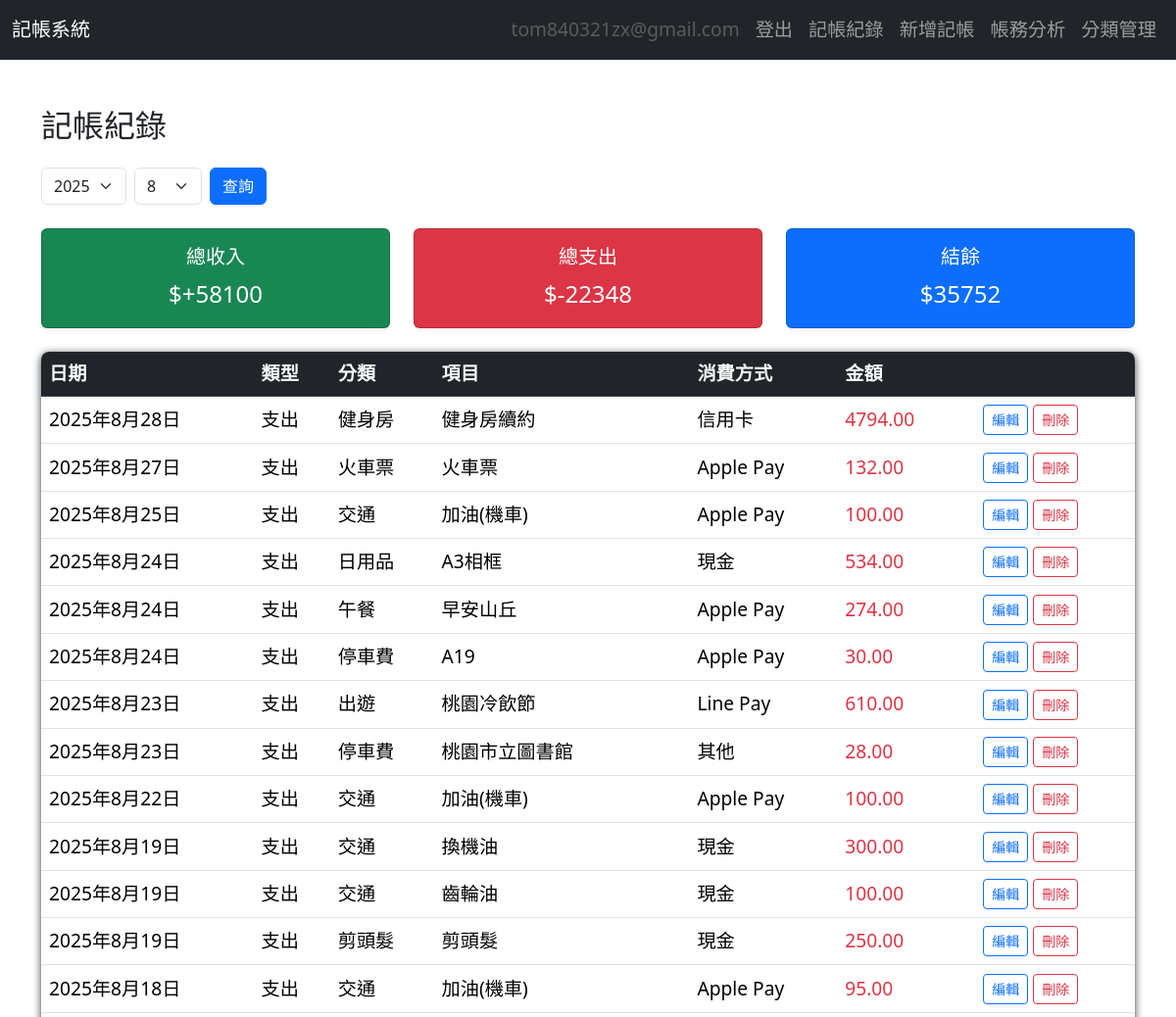
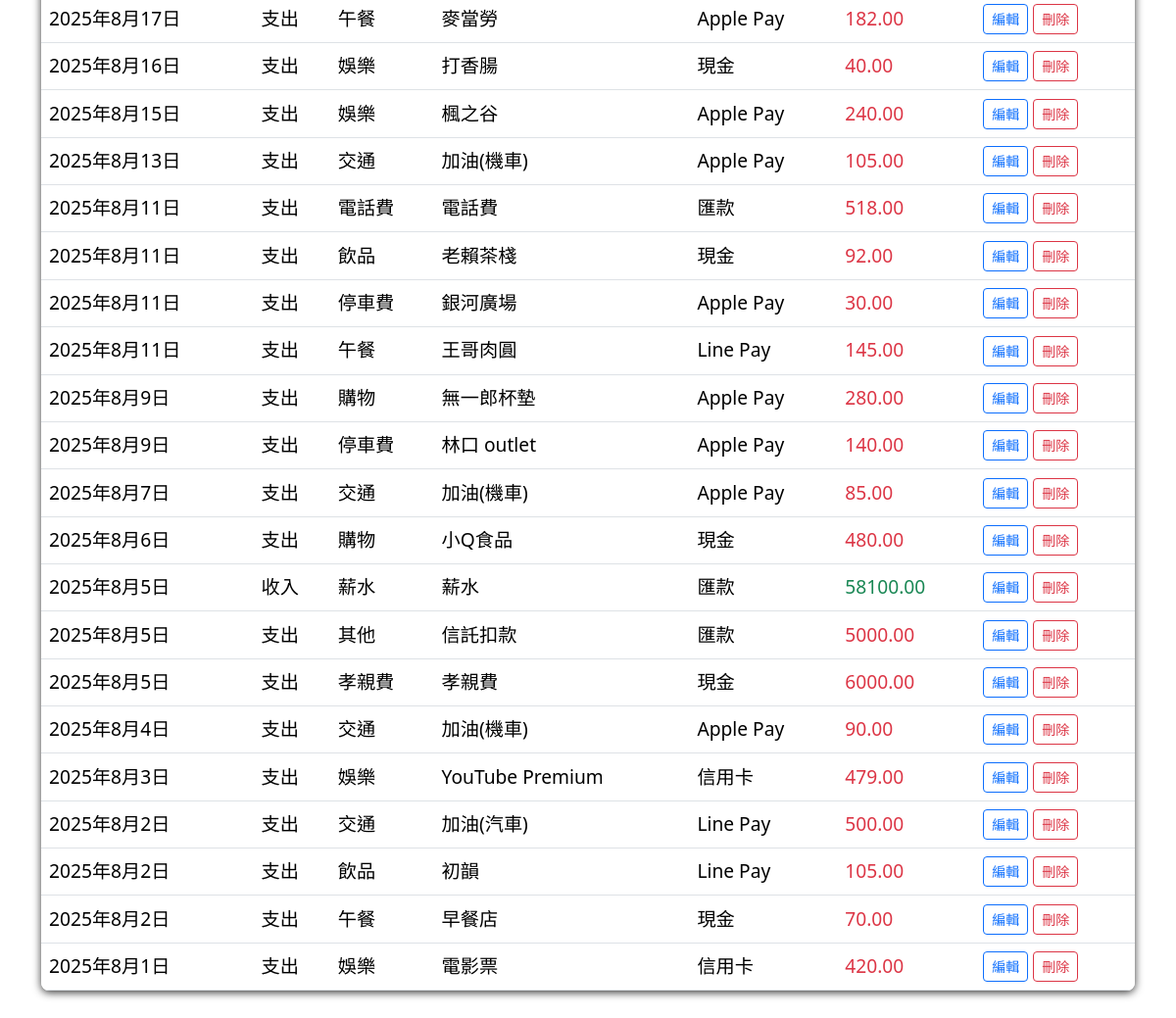
The page /records/ (signed in) on the database its author committed (2 pictures, top to bottom).
### spend_record/models.py (models this page shows, shortened)
class Record(models.Model):
    RECORD_TYPE = [('income', '收入'), ('expense', '支出')]
    PAYMENT_METHODS = [
        ('cash', '現金'),
        ('card', '信用卡'),
        ('Apple Pay', 'Apple Pay'),
        ('Line Pay', 'Line Pay'),
        ('bank', '匯款'),
        ('other', '其他'),
    ]
    user = models.ForeignKey(User, on_delete=models.CASCADE)
    category = models.ForeignKey(Category, on_delete=models.SET_NULL, null=True)
    record_type = models.CharField(max_length=10, choices=RECORD_TYPE)
    name = models.CharField(max_length=255)
    amount = models.DecimalField(max_digits=10, decimal_places=2)
    date = models.DateField()
    payment_method = models.CharField(max_length=20, choices=PAYMENT_METHODS, default='cash')
    note = models.TextField(blank=True, null=True)
    created_at = models.DateTimeField(auto_now_add=True)

class Category(models.Model):
    name = models.CharField(max_length=100)
    user = models.ForeignKey(User, on_delete=models.CASCADE)
    def __str__(self):
        return self.name

### spend_record/views.py (the view)
# urls.py: path('records/', views.record_list, name='record_list'),
@login_required
def record_list(request):
    today = date.today()
    year = int(request.GET.get('year', today.year))
    month = int(request.GET.get('month', today.month))
    records = Record.objects.filter(
        user=request.user,
        date__year=year,
        date__month=month
    ).order_by('-date')
    total_income = records.filter(record_type='income').aggregate(Sum('amount'))['amount__sum'] or 0
    total_expense = records.filter(record_type='expense').aggregate(Sum('amount'))['amount__sum'] or 0
    balance = total_income - total_expense
    available_years = (
        Record.objects.filter(user=request.user)
        .annotate(year=ExtractYear('date'))
        .values_list('year', flat=True)
        .distinct()
        .order_by('-year')  # 可選：年份由新到舊
    )
    months = range(1, 13)
    return render(request, 'spend_record/records.html', {
        'records': records,
        'selected_year': year,
        'selected_month': month,
        'years': available_years,
        'months': months,
        'total_income': total_income,
        'total_expense': total_expense,
        'balance': balance,
    })

### templates/spend_record/records.html (shortened to what this page needs)
{% extends 'base.html' %}
{% block content %}
<div class="container mt-5">
  <h2 class="mb-4">記帳紀錄</h2>
  <form method="get" class="row g-2 mb-4">
    <div class="col-auto">
      <select name="year" class="form-select">
        {% for y in years %}
          <option value="{{ y }}" {% if selected_year == y %}selected{% endif %}>{{ y }}</option>
        {% endfor %}
      </select>
    </div>
    <div class="col-auto">
      <select name="month" class="form-select">
        {% for m in months %}
          <option value="{{ m }}" {% if selected_month == m %}selected{% endif %}>{{ m }}</option>
        {% endfor %}
      </select>
    </div>
    <div class="col-auto">
      <button type="submit" class="btn btn-primary">查詢</button>
    </div>
  </form>
  <div class="row mb-4">
    <div class="col-md-4">
      <div class="card summary-card shadow-sm text-white bg-success">
        <div class="card-body text-center">
          <h5 class="card-title">總收入</h5>
          <p class="card-text fs-4">$+{{ total_income|floatformat:0 }}</p>
        </div>
      </div>
    </div>
    <div class="col-md-4">
      <div class="card summary-card shadow-sm text-white bg-danger">
        <div class="card-body text-center">
          <h5 class="card-title">總支出</h5>
          <p class="card-text fs-4">$-{{ total_expense|floatformat:0 }}</p>
        </div>
      </div>
    </div>
    <div class="col-md-4">
      <div class="card summary-card shadow-sm text-white bg-primary">
        <div class="card-body text-center">
          <h5 class="card-title">結餘</h5>
          <p class="card-text fs-4">
            ${{ balance|floatformat:0 }}
          </p>
        </div>
      </div>
    </div>
  </div>
  <div class="custom-table-card mb-5">
    <table class="table table-hover custom-table mb-0">
      <thead class="table-dark">
        <tr>
          <th>日期</th>
          <th>類型</th>
          <th>分類</th>
          <th>項目</th>
          <th>消費方式</th>
          <th>金額</th>
          <th></th>
        </tr>
      </thead>
      <tbody>
        {% for record in records %}
        <tr>
          <td>{{ record.date }}</td>
          <td>{{ record.get_record_type_display }}</td>
          <td>{{ record.category }}</td>
          <td>{{ record.name }}</td>
          <td>{{ record.get_payment_method_display }}</td>
          <td class="{% if record.record_type == 'expense' %}text-danger{% else %}text-success{% endif %}">
            {{ record.amount }}
          </td>
          <td>
            <a href="{% url 'edit_record' record.id %}" class="btn btn-sm btn-outline-primary">編輯</a>
            <a href="{% url 'delete_record' record.id %}" class="btn btn-sm btn-outline-danger"
              onclick="return confirm('確定要刪除這筆紀錄？')">刪除</a>
          </td>
        </tr>
        {% empty %}
        <tr><td colspan="5">尚無紀錄</td></tr>
        {% endfor %}
      </tbody>
    </table>
  </div>
</div>
{% endblock %}

### templates/base.html (shortened to what this page needs)
<!DOCTYPE html>
<html lang="zh-TW">
<head>
  <link href="https://cdn.jsdelivr.net/npm/bootstrap@5.3.3/dist/css/bootstrap.min.css" rel="stylesheet">
</head>
<body>
  <nav class="navbar navbar-expand-lg navbar-dark bg-dark">
    <div class="container-fluid">
      <a class="navbar-brand" href="#">記帳系統</a>
      <div class="navbar-nav ms-auto">
        {% if user.is_authenticated %}
          <span class="nav-link disabled">{{ user.email }}</span>
          <a class="nav-link" href="{% url 'logout' %}">登出</a>
        {% else %}
          <a class="nav-link" href="{% url 'login' %}">登入</a>
          {% comment %} <a class="nav-link" href="{% url 'account_signup' %}">註冊</a> {% endcomment %}
        {% endif %}
      </div>
      <div class="navbar-nav">
        <a class="nav-link" href="{% url 'record_list' %}">記帳紀錄</a>
        <a class="nav-link" href="{% url 'add_record' %}">新增記帳</a>
        <a class="nav-link" href="{% url 'analysis' %}">帳務分析</a>
        <a class="nav-link" href="{% url 'category_list' %}">分類管理</a>
      </div>
    </div>
  </nav>
  {% block content %}{% endblock %}
</body>
</html>

### templates/spend_record/records.html (style rules this page uses)
.custom-table-card { border-radius: 8px; box-shadow: 0 2px 8px rgba(0, 0, 0, 0.8); overflow: hidden; background-color: #ffffff; }
.custom-table thead { background-color: #f1f5f9; }
.custom-table th, .custom-table td { vertical-align: middle; }
.custom-table th { font-weight: 600; color: #f8f9fa; }

### rows shown on the page
Record: date "2025年8月28日", record_type "支出", category "健身房", name "健身房續約", payment_method "信用卡", amount "4794.00"
Record: date "2025年8月27日", record_type "支出", category "火車票", name "火車票", payment_method "Apple Pay", amount "132.00"
Record: date "2025年8月25日", record_type "支出", category "交通", name "加油(機車)", payment_method "Apple Pay", amount "100.00"
Record: date "2025年8月24日", record_type "支出", category "日用品", name "A3相框", payment_method "現金", amount "534.00"
Record: date "2025年8月24日", record_type "支出", category "午餐", name "早安山丘", payment_method "Apple Pay", amount "274.00"
Record: date "2025年8月24日", record_type "支出", category "停車費", name "A19", payment_method "Apple Pay", amount "30.00"
Record: date "2025年8月23日", record_type "支出", category "出遊", name "桃園冷飲節", payment_method "Line Pay", amount "610.00"
Record: date "2025年8月23日", record_type "支出", category "停車費", name "桃園市立圖書館", payment_method "其他", amount "28.00"
Record: date "2025年8月22日", record_type "支出", category "交通", name "加油(機車)", payment_method "Apple Pay", amount "100.00"
Record: date "2025年8月19日", record_type "支出", category "交通", name "換機油", payment_method "現金", amount "300.00"
Record: date "2025年8月19日", record_type "支出", category "交通", name "齒輪油", payment_method "現金", amount "100.00"
Record: date "2025年8月19日", record_type "支出", category "剪頭髮", name "剪頭髮", payment_method "現金", amount "250.00"
Record: date "2025年8月18日", record_type "支出", category "交通", name "加油(機車)", payment_method "Apple Pay", amount "95.00"
Record: date "2025年8月17日", record_type "支出", category "午餐", name "麥當勞", payment_method "Apple Pay", amount "182.00"
Record: date "2025年8月16日", record_type "支出", category "娛樂", name "打香腸", payment_method "現金", amount "40.00"
Record: date "2025年8月15日", record_type "支出", category "娛樂", name "楓之谷", payment_method "Apple Pay", amount "240.00"
Record: date "2025年8月13日", record_type "支出", category "交通", name "加油(機車)", payment_method "Apple Pay", amount "105.00"
Record: date "2025年8月11日", record_type "支出", category "電話費", name "電話費", payment_method "匯款", amount "518.00"
Record: date "2025年8月11日", record_type "支出", category "飲品", name "老賴茶棧", payment_method "現金", amount "92.00"
Record: date "2025年8月11日", record_type "支出", category "停車費", name "銀河廣場", payment_method "Apple Pay", amount "30.00"
Record: date "2025年8月11日", record_type "支出", category "午餐", name "王哥肉圓", payment_method "Line Pay", amount "145.00"
Record: date "2025年8月9日", record_type "支出", category "購物", name "無一郎杯墊", payment_method "Apple Pay", amount "280.00"
Record: date "2025年8月9日", record_type "支出", category "停車費", name "林口 outlet", payment_method "Apple Pay", amount "140.00"
Record: date "2025年8月7日", record_type "支出", category "交通", name "加油(機車)", payment_method "Apple Pay", amount "85.00"
Record: date "2025年8月6日", record_type "支出", category "購物", name "小Q食品", payment_method "現金", amount "480.00"
Record: date "2025年8月5日", record_type "收入", category "薪水", name "薪水", payment_method "匯款", amount "58100.00"
Record: date "2025年8月5日", record_type "支出", category "其他", name "信託扣款", payment_method "匯款", amount "5000.00"
Record: date "2025年8月5日", record_type "支出", category "孝親費", name "孝親費", payment_method "現金", amount "6000.00"
Record: date "2025年8月4日", record_type "支出", category "交通", name "加油(機車)", payment_method "Apple Pay", amount "90.00"
Record: date "2025年8月3日", record_type "支出", category "娛樂", name "YouTube Premium", payment_method "信用卡", amount "479.00"
Record: date "2025年8月2日", record_type "支出", category "交通", name "加油(汽車)", payment_method "Line Pay", amount "500.00"
Record: date "2025年8月2日", record_type "支出", category "飲品", name "初韻", payment_method "Line Pay", amount "105.00"
Record: date "2025年8月2日", record_type "支出", category "午餐", name "早餐店", payment_method "現金", amount "70.00"
Record: date "2025年8月1日", record_type "支出", category "娛樂", name "電影票", payment_method "信用卡", amount "420.00"

### other values the page prints
{{ user.email }} "tom840321zx@gmail.com"
{{ total_income|floatformat:0 }} "58100"
{{ total_expense|floatformat:0 }} "22348"
{{ balance|floatformat:0 }} "35752"
form field year "2025"
form field month "8"
